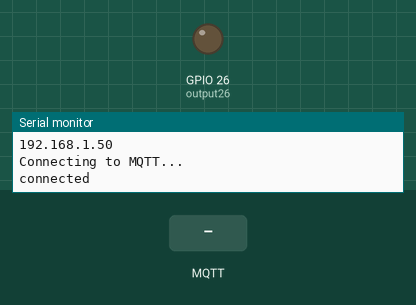
Simulated run of this sketch. Board: ESP32. Shown: output pins drawn as LEDs (lit = HIGH), the last lines printed to the serial monitor. Inputs (shaded band) come from the test bench. WiFi joins after 1.5 s; servers stay silent unless stated; no MQTT or app messages arrive unless stated.

Above: at 2.7 s.
2.8 s: MQTT message "ON" arrives on the first subscribed topic
At 3.2 s:
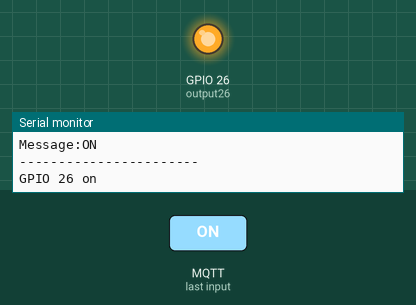
4.3 s: MQTT message "OFF" arrives on the first subscribed topic
At 5.5 s:
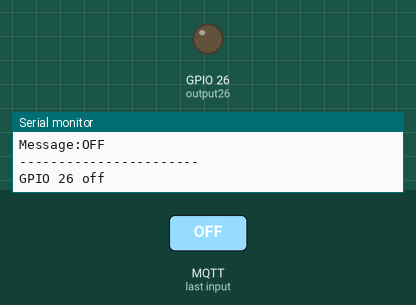
Timing chart, 0 to 7.3 s (numbered marks = the images above; inputs shaded):
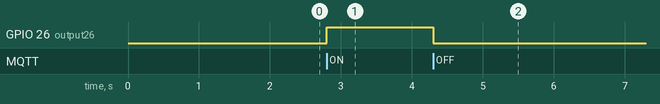

The sketch:

whisker-washer-esp32.ino
```cpp
#include <WiFi.h>
#include <PubSubClient.h>

const char* ssid = "FRITZ!Box 7530 JR";
const char* password = "41828145138821269583";

// Add MQTT server settings
const char* mqttServer = "192.168.178.18";
const int mqttPort = 1883;
const char* mqttUser = "zigbee";
const char* mqttPassword = "zigbee";

WiFiClient espClient;
PubSubClient client(espClient);

// Assign output variables to GPIO pins
const int output26 = 26;

void setup() {
  Serial.begin(115200);

  pinMode(output26, OUTPUT);
  digitalWrite(output26, LOW);

  Serial.print("Connecting to ");
  Serial.println(ssid);
  WiFi.begin(ssid, password);
  while (WiFi.status() != WL_CONNECTED) {
    delay(500);
    Serial.print(".");
  }

  Serial.println("");
  Serial.println("WiFi connected.");
  Serial.println("IP address: ");
  Serial.println(WiFi.localIP());

  client.setServer(mqttServer, mqttPort);
  client.setCallback(callback);

  while (!client.connected()) {
    Serial.println("Connecting to MQTT...");

    if (client.connect("ESP32Client", mqttUser, mqttPassword )) {
      Serial.println("connected");
    } else {
      Serial.print("failed with state ");
      Serial.print(client.state());
      delay(2000);
    }
  }

  client.publish("esp32/debug", "ESP32 online");
  client.subscribe("cat_washer/hose");
}

void callback(char* topic, byte* payload, unsigned int length) {
  Serial.print("Message arrived in topic: ");
  Serial.println(topic);

  Serial.print("Message:");
  for (unsigned int i = 0; i < length; i++) {
    Serial.print((char)payload[i]);
  }

  Serial.println();
  Serial.println("-----------------------");

  String msgString;
  for(unsigned int i=0; i < length; i++) {
    msgString += (char)payload[i];
  }

  if (msgString == "ON") {
    digitalWrite(output26, HIGH);
    Serial.println("GPIO 26 on");
  } else if (msgString == "OFF") {
    digitalWrite(output26, LOW);
    Serial.println("GPIO 26 off");
  }
}

void loop() {
  client.loop();
}
```

Measured:
- after the input at 2.8 s, GPIO 26 (output26): LOW → HIGH at once
- after the input at 4.3 s, GPIO 26 (output26): HIGH → LOW at once
